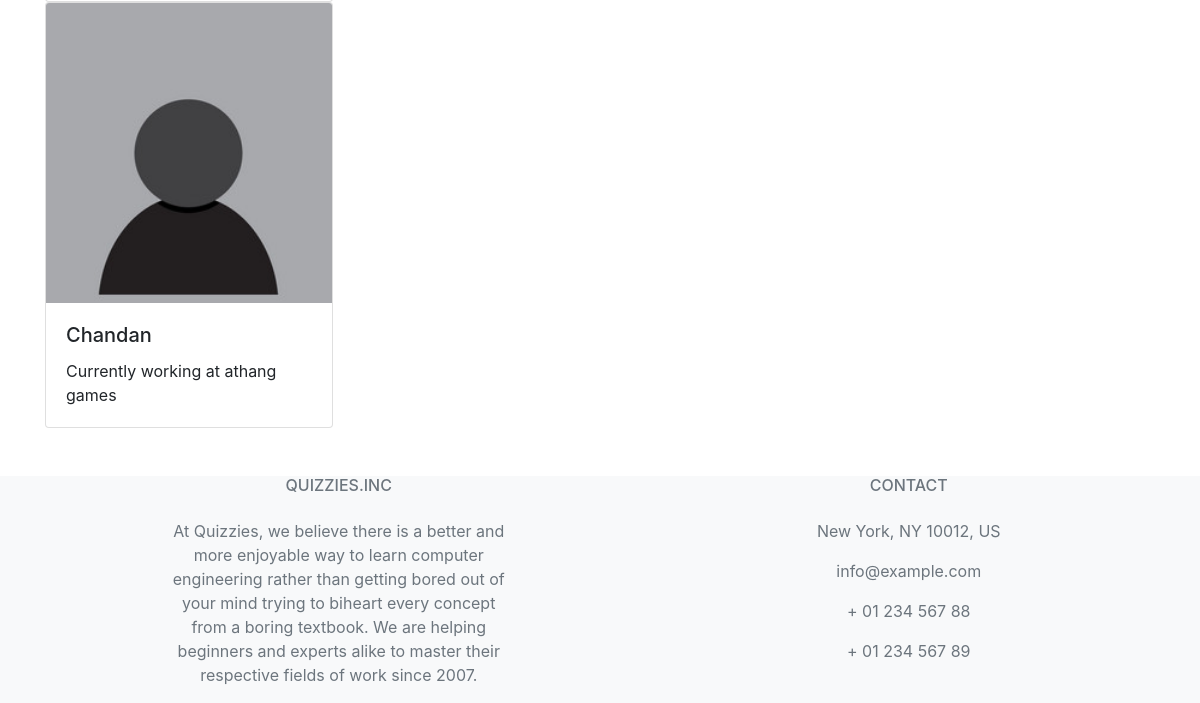
The page / (signed in, lower part) on the database as committed earlier.
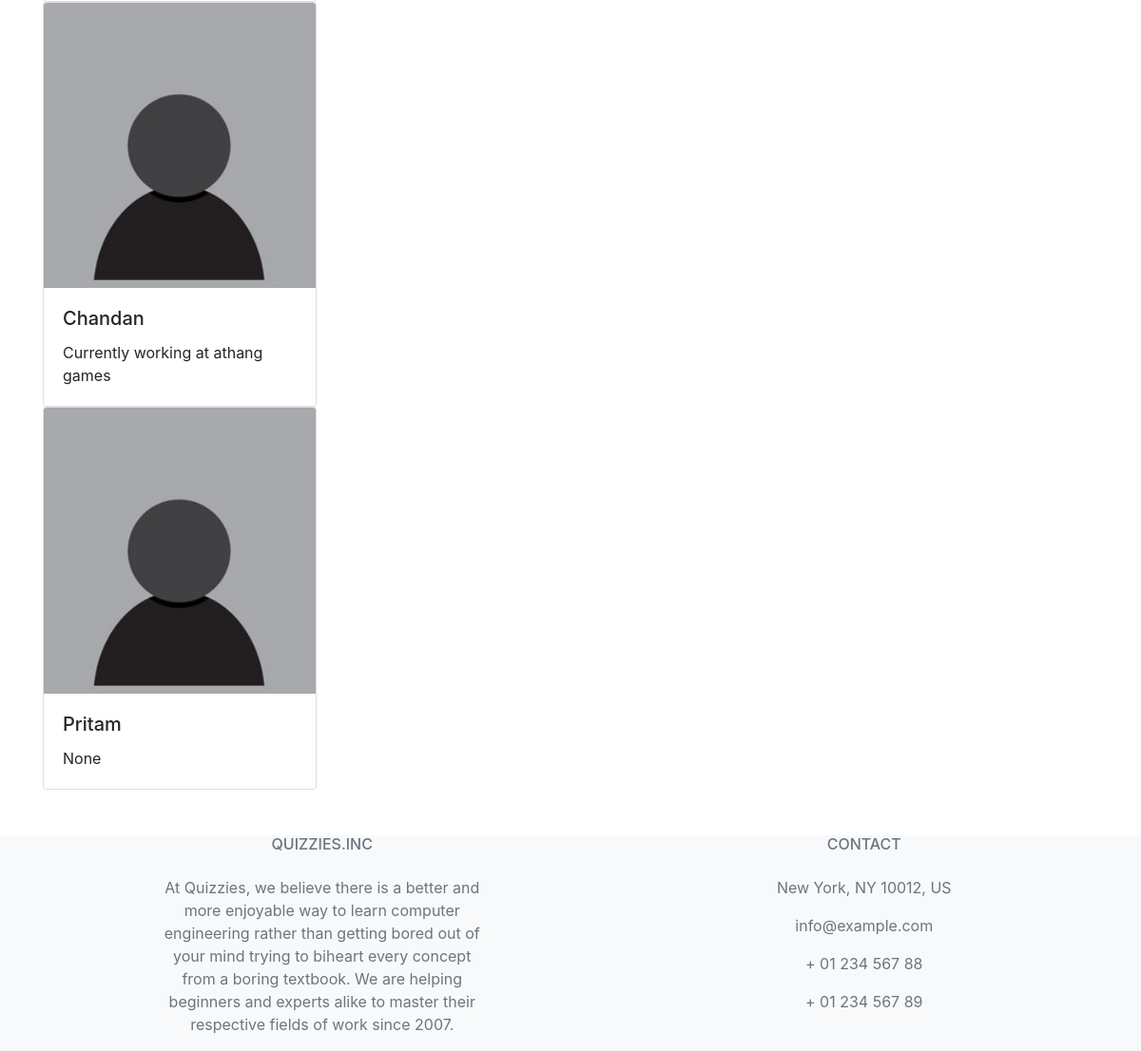
The same page on the database as committed later.
### home/models.py (models this page shows)
class Profile(models.Model):
    user = models.ForeignKey(User, on_delete=models.CASCADE)
    fname = models.TextField(max_length=30,null=True,blank=True)
    lname = models.TextField(max_length=30,null=True,blank=True)
    email_id = models.TextField(max_length=50,null=True,blank=True)
    bio = models.TextField(max_length=400,null=True,blank=True)
    profileimg = models.ImageField(upload_to="profile_images/",default="default-profile-img.jpg")
    location = models.CharField(max_length=400,null=True,blank=True)
    def __str__(self):
        return self.user.username

### home/views.py (the view)
# urls.py: path('', views.index, name="home"),
def index(request):
    if request.user.is_anonymous:
        return redirect("/login")
    profiles = Profile.objects.all()
    current = request.user
    context = {
        "profiles":profiles,
        "current":current
    }
    return render(request, "index.html", context)

### templates/index.html (shortened to what this page needs)
{% extends 'navbar.html' %}
{% block body %}
    <br>
    <div class="container">
      <br><br>
      <br>
      {% for i in profiles %}
      <div class="card" style="width: 18rem;">
        <img src="{{i.profileimg.url}}" class="card-img-top" alt="...">
        <div class="card-body">
          <h5 class="card-title">{{i}}</h5>
          <p class="card-text">{{i.bio}}</p>
        </div>
      </div>
      {% endfor %}
    </div>
{% endblock body %}

### templates/navbar.html (shortened to what this page needs)
<!doctype html>
<html lang="en">
  <head>
    <link rel="stylesheet" href="https://cdn.jsdelivr.net/npm/bootstrap@4.3.1/dist/css/bootstrap.min.css">
  </head>
  <body>
      {% block body %}
{% endblock body %}
      <footer id="footer" class="text-center text-lg-start bg-light text-muted">
        <section class="">
          <div class="container text-center text-md-start mt-5">
            <div class="row mt-3">
              <div class="col-md-3 col-lg-4  mx-auto">
                <h6 class="text-uppercase fw-bold mb-4">
                  Quizzies.inc
                </h6>
                <p>
                  At Quizzies, we believe there is a better and more enjoyable way to learn computer engineering rather than getting bored out of your mind trying to biheart every concept from a boring textbook. We are helping beginners and experts alike to master their respective fields of work since 2007.
                </p>
              </div>
              <div class="col-md-4 col-lg-3 col-xl-3 mx-auto mb-md-0 mb-4">
                <h6 class="text-uppercase fw-bold mb-4">Contact</h6>
                <p> New York, NY 10012, US</p>
                <p>
                  info@example.com
                </p>
                <p> + 01 234 567 88</p>
                <p> + 01 234 567 89</p>
              </div>
            </div>
          </div>
        </section>
      </footer>
  </body>
</html>

Rows that differ between the two databases and show on the page:
added Profile: profileimg (placeholder picture), user.username "Pritam", bio "None"
